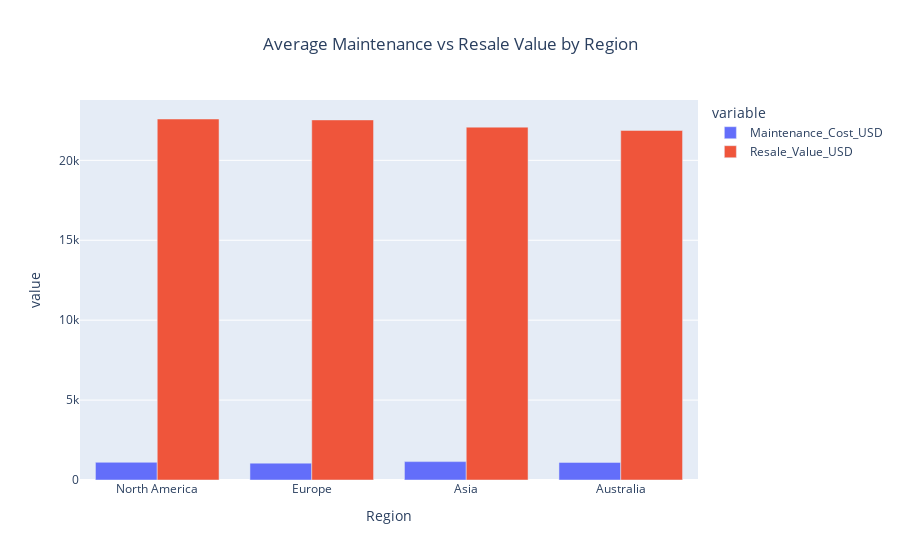

Notebook cell for this chart:
### Code cell
#  Interactive Regional Bars ---
import plotly.express as px

if "regional" in locals():
    fig = px.bar(
        regional,
        x="Region",
        y=["Maintenance_Cost_USD", "Resale_Value_USD"],
        barmode="group",
        title="Average Maintenance vs Resale Value by Region"
    )
    fig.update_layout(title_x=0.5)
    fig.show()

### Figure 1 — Plotly figure (JSON) as saved in the notebook; plotly's stock layout.template omitted (floating-point values rounded to 4 significant figures)
{"data": [{"alignmentgroup": "True", "hovertemplate": "variable=Maintenance_Cost_USD<br>Region=%{x}<br>value=%{y}<extra></extra>", "legendgroup": "Maintenance_Cost_USD", "marker": {"color": "#636efa", "pattern": {"shape": ""}}, "name": "Maintenance_Cost_USD", "offsetgroup": "Maintenance_Cost_USD", "orientation": "v", "showlegend": true, "textposition": "auto", "type": "bar", "x": ["North America", "Europe", "Asia", "Australia"], "xaxis": "x", "y": [1107.0, 1055.0, 1151.0, 1102.0], "yaxis": "y"}, {"alignmentgroup": "True", "hovertemplate": "variable=Resale_Value_USD<br>Region=%{x}<br>value=%{y}<extra></extra>", "legendgroup": "Resale_Value_USD", "marker": {"color": "#EF553B", "pattern": {"shape": ""}}, "name": "Resale_Value_USD", "offsetgroup": "Resale_Value_USD", "orientation": "v", "showlegend": true, "textposition": "auto", "type": "bar", "x": ["North America", "Europe", "Asia", "Australia"], "xaxis": "x", "y": [22590.0, 22530.0, 22080.0, 21870.0], "yaxis": "y"}], "layout": {"barmode": "group", "legend": {"title": {"text": "variable"}, "tracegroupgap": 0}, "title": {"text": "Average Maintenance vs Resale Value by Region", "x": 0.5}, "xaxis": {"anchor": "y", "domain": [0, 1], "title": {"text": "Region"}}, "yaxis": {"anchor": "x", "domain": [0, 1], "title": {"text": "value"}}}}
